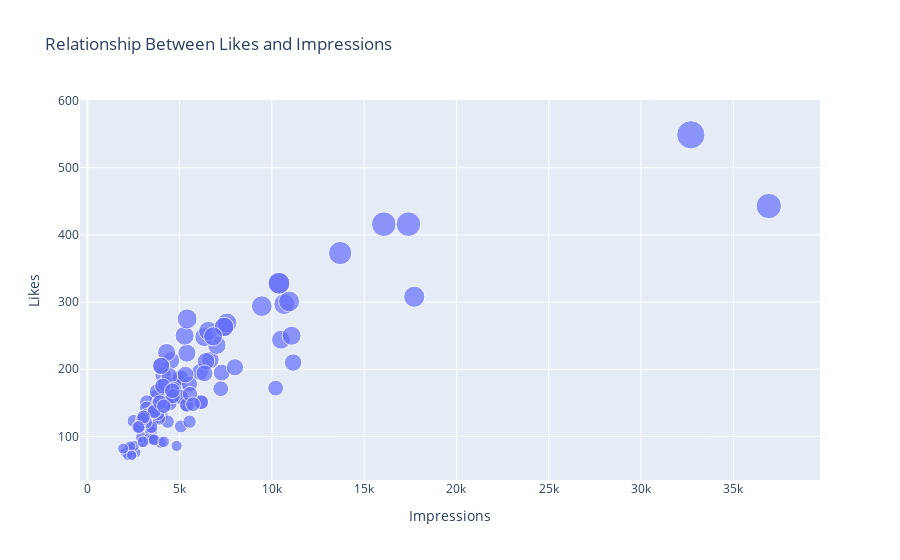

The notebook cell saved with this chart:
### Markdown cell above
ilişkileri analiz etme

### Code cell
import plotly.express as px

figure = px.scatter(data_frame=data,
                    x="Impressions", y="Likes",
                    size="Likes",
                    title="Relationship Between Likes and Impressions")

figure.show()
